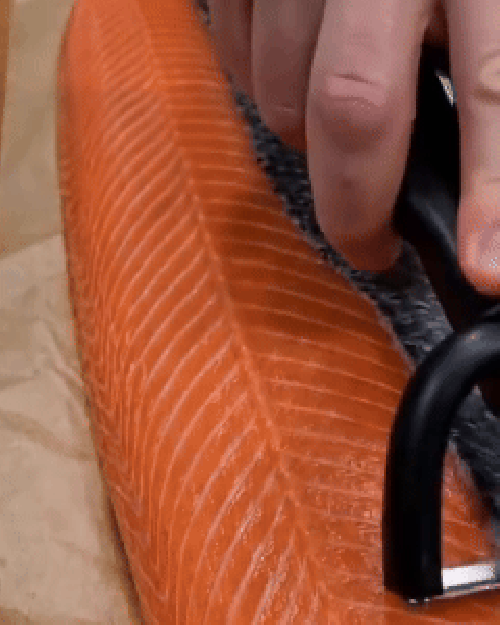
#> input picture images/fat-trimmer/how-to-demo.gif, 500 x 625 px, found by its file name
$ python setup_silk_skin_soap_howto.py
#> lines starting #> are read from the running program, lines starting #| are printed output that depends on the picture
import shutil
from pathlib import Path

from PIL import Image

SRC_GIF = Path(r"D:\download\SOAP\1008.gif")
ROOT = Path(__file__).resolve().parents[1]
OUT = ROOT / "images" / "silk-skin-soap"


def main() -> None:
    OUT.mkdir(parents=True, exist_ok=True)
    dst_gif = OUT / "how-to-demo.gif"
    shutil.copy2(SRC_GIF, dst_gif)

    im = Image.open(dst_gif)
#> im is the input picture: PIL image 500x625 P; mean R, G, B 148.4, 83.3, 59.5
    im.seek(0)
    frame = im.convert("RGB")
    w, h = frame.size
#> w = 500; h = 625
    side = max(w, h)
#> side = 625
    sq = Image.new("RGB", (side, side), (255, 255, 255))
#> sq: PIL image 625x625 RGB; every value is 255
    sq.paste(frame, ((side - w) // 2, (side - h) // 2))
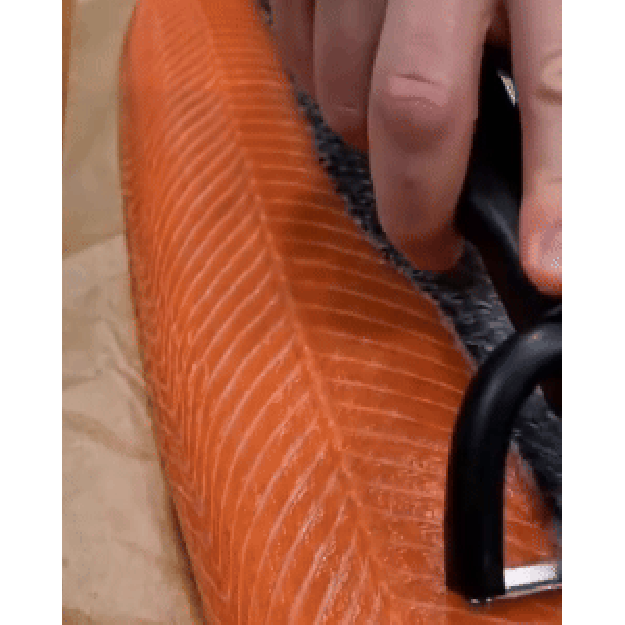
#> sq: PIL image 625x625 RGB; mean R, G, B 169.7, 117.6, 98.6
    poster = sq.copy()
    poster.thumbnail((800, 800), Image.Resampling.LANCZOS)
    poster.save(OUT / "how-to-demo-poster.webp", "WEBP", quality=88, method=6)
#> (the run stopped early here; a loop or call above may not have finished)
